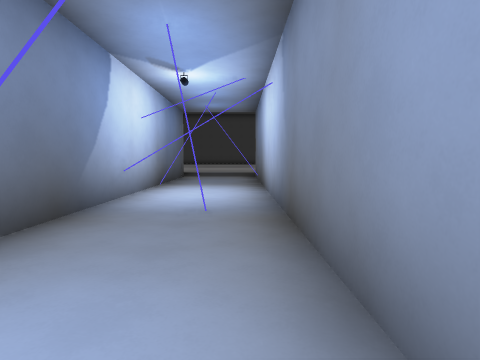
view 1 (above)

14 first-person views from a walk through a level from a Godot 3-D game. The camera is 1.4 m above the floor, tilts 4° down and sees 75° across. The floor is counted in squares, 2 m on a side. Each view is taken from the middle of a square. On the plan, view 1 faces up. The plan holds only what a view shows up to about 10 squares ahead; the rest is blank. The place goes on beyond the plan.

view 2
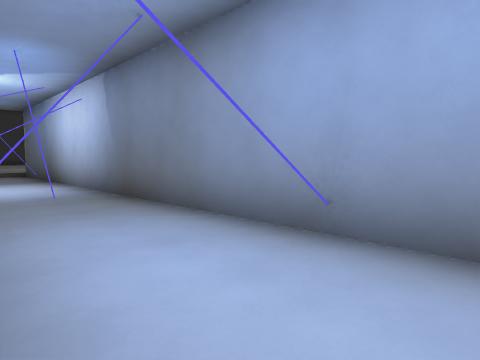

view 3
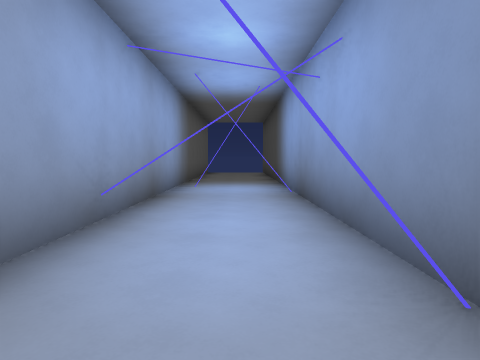

view 4
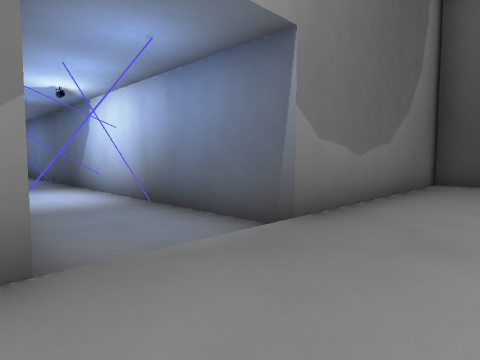

view 5
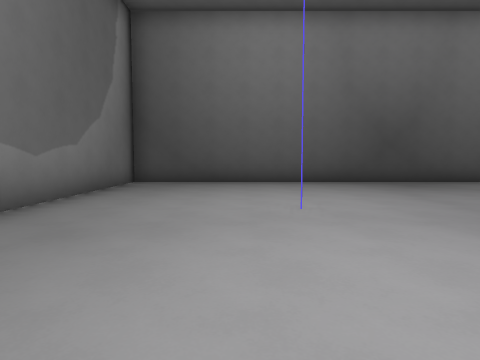

view 6
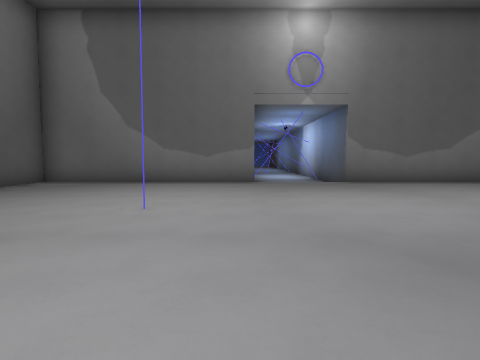

view 7
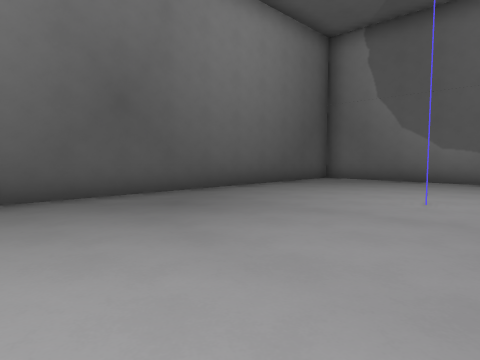

view 8
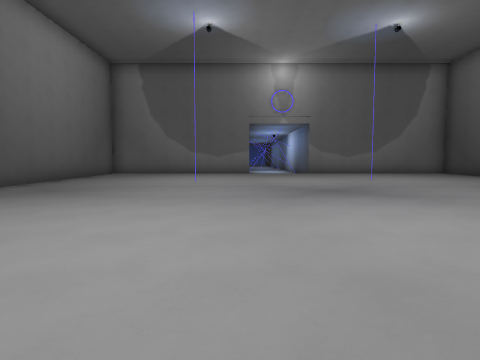

view 9
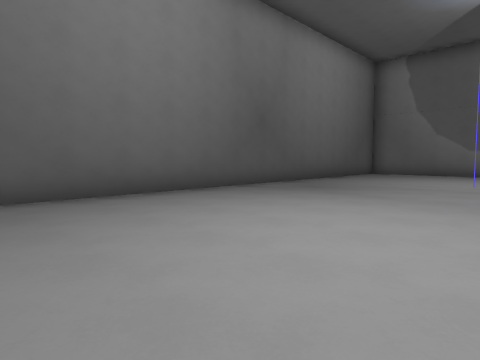

view 10
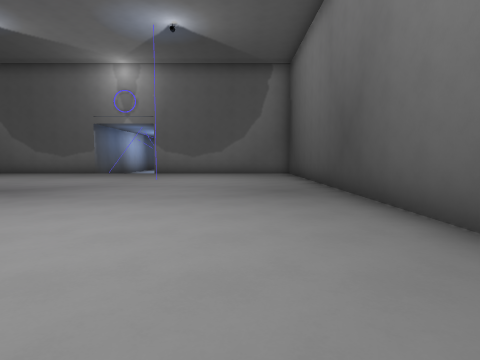

view 11
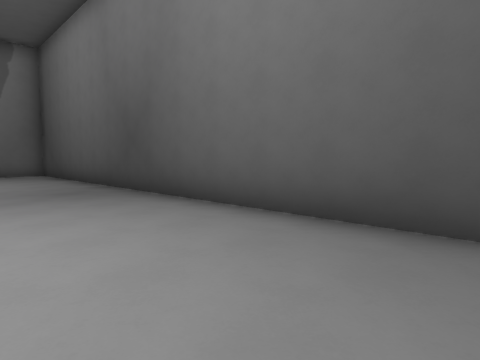

view 12
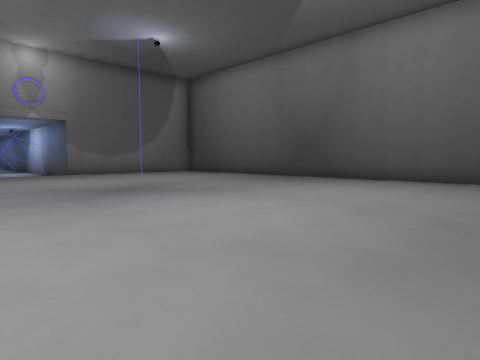

view 13
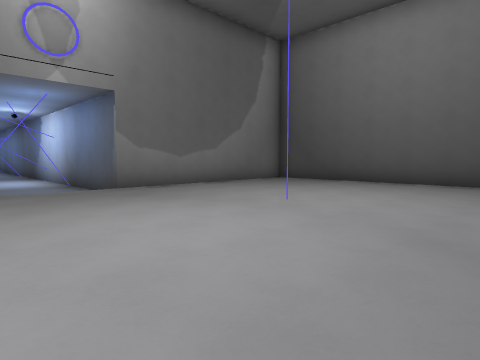

view 14
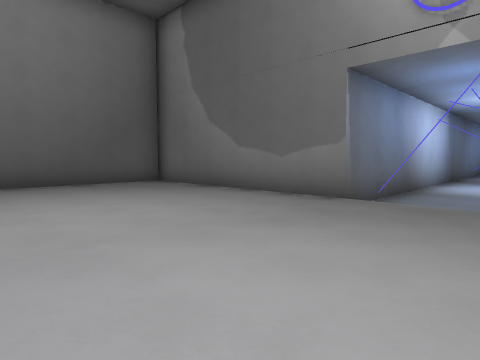

### Floor plan
Key: @ floor where view 1 was taken; # wall or solid block; . main floor; - floor 0.25 m lower than the main floor; / step, stairs or slope.
Columns run from 9 left of view 1 to 7 right of it. Each row starts with its distance up from view 1.
 26 #....  ........
 25 #...............#
 24 #...............#
 23 #...............#
 22 #...............#
 21 #...............#
 20 #...............#
 19 #...............#
 18 #...............#
 17 #...............#
 16 #...............#
 15 #...............#
 14 #...............#
 13 #...............#
 12 #......///......#
 11 #######---#######
 10       #---#
  9       #---#
  8       ##--#
  7       #---#
  6       #---#
  5       ##--#
  4       #-#-#
  3       #---#
  2       ##--#
  1       ##--#
  0       #--@#
 -1       #--##
 -2       #---#
 -3       ##--#

Positions as (right, up) in squares from view 1, and headings:
1: (0, 0), facing up
2: (-2, -2), facing up-right
3: (-1, 3), facing down
4: (1, 14), facing down-left
5: (1, 15), facing left
6: (1, 21), facing down
7: (1, 22), facing down-right
8: (1, 26), facing down
9: (1, 26), facing down-right
10: (-6, 26), facing down
11: (-5, 26), facing down-left
12: (2, 26), facing down-left
13: (1, 19), facing down-left
14: (-2, 17), facing down-right
